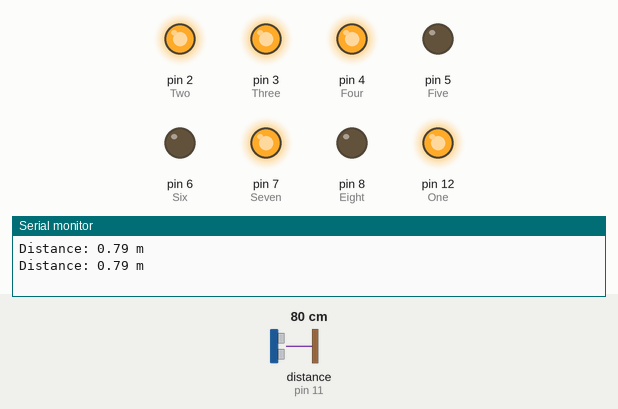
Recording of a sketch running on a simulated Arduino Uno, built with avr-gcc and run on an emulated ATmega328P. Shown: output pins drawn as LEDs (lit = HIGH), the last lines printed to the serial monitor. Wiring (inferred from the names in the program): ultrasonic range finder: trigger pin 10; echo pin 11. The inputs (shaded band) are chosen by the test bench; at power-on: distance to the obstacle (sensor on pin 11) 80 cm. The echo pulse lasts 58.3 µs per cm; pins used as bus, display or sensor lines are not drawn.

Above: at 1.8 s.
1.9 s: distance to the obstacle (sensor on pin 11) set to 74 cm
3.4 s: distance to the obstacle (sensor on pin 11) set to 68 cm
At 4.4 s:
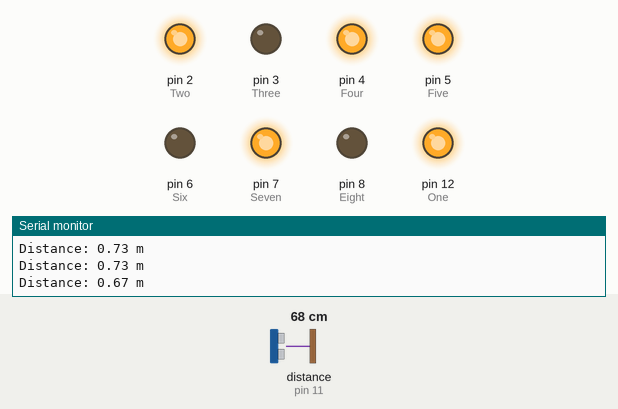
5.5 s: distance to the obstacle (sensor on pin 11) set to 44 cm
7.2 s: distance to the obstacle (sensor on pin 11) set to 36 cm
At 9.2 s:
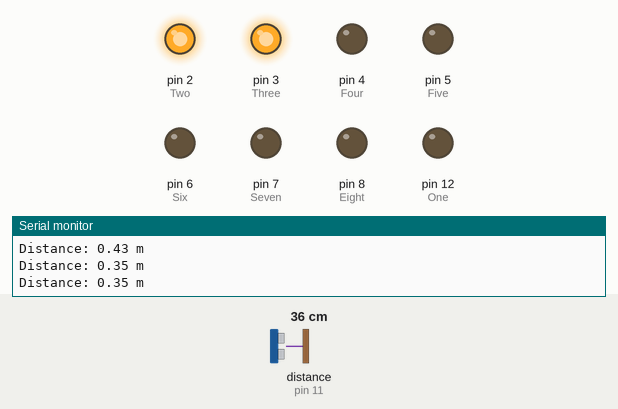
9.5 s: distance to the obstacle (sensor on pin 11) set to 12 cm
11.2 s: distance to the obstacle (sensor on pin 11) set to 9 cm
At 12.6 s:
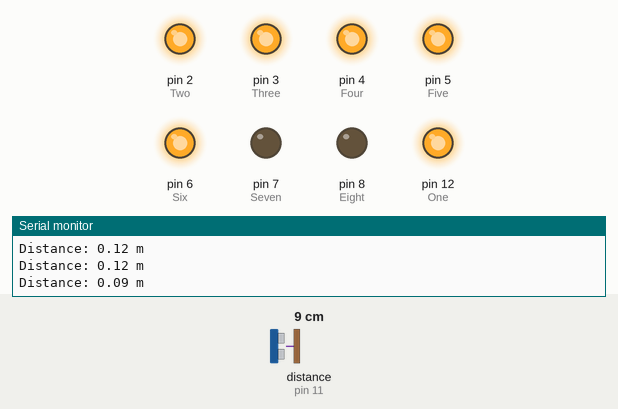
Timing chart, 0 to 14.2 s (numbered marks = the images above; inputs shaded):
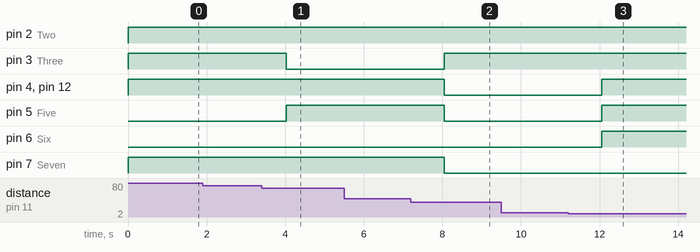

The sketch:

7SegWithLED_Arduino.ino
```cpp
#define One 12
#define Two 2
#define Three 3
#define Four 4
#define Five 5
#define Six 6
#define Seven 7
#define Eight 8
#define Echo 11
#define Trig 10

double duration; // Time taken for the echo pulse
float distance;  // Distance calculated in meters
int flag;

void setup() {
    // Set pin modes for LED outputs and sensor pins
    pinMode(One, OUTPUT);
    pinMode(Two, OUTPUT);
    pinMode(Three, OUTPUT);
    pinMode(Four, OUTPUT);
    pinMode(Five, OUTPUT);
    pinMode(Six, OUTPUT);
    pinMode(Seven, OUTPUT);
    pinMode(Eight, OUTPUT);
    pinMode(Trig, OUTPUT);
    pinMode(Echo, INPUT);

    // Start serial communication
    Serial.begin(9600);
}

// Function to reset all LEDs to LOW and prevent redundant switching
void low(int test) {
    if (test != flag) {
        digitalWrite(One, LOW);
        digitalWrite(Two, LOW);
        digitalWrite(Three, LOW);
        digitalWrite(Four, LOW);
        digitalWrite(Five, LOW);
        digitalWrite(Six, LOW);
        digitalWrite(Seven, LOW);
        digitalWrite(Eight, LOW);
        flag = test;
    }
}

void loop() {
    // Send a 10 µs pulse to the Trig pin
    digitalWrite(Trig, LOW);
    delayMicroseconds(2);
    digitalWrite(Trig, HIGH);
    delayMicroseconds(10);
    digitalWrite(Trig, LOW);

    // Measure the duration of the pulse
    duration = pulseIn(Echo, HIGH);

    // Calculate distance in meters
    distance = (duration * 0.034) / 2 / 100; // Speed of sound in cm/µs, divided by 100 for meters
    Serial.print("Distance: ");
    Serial.print(distance);
    Serial.println(" m");

    // Determine the LED pattern based on the distance
    int roundedDistance = -1; // Default case for out-of-range distances
   	if (distance > 0 && distance <= 0.1) roundedDistance = 0;
	else if (distance > 0.1 && distance <= 0.4) roundedDistance = 1;
	else if (distance > 0.4 && distance <= 0.7) roundedDistance = 2;
	else if (distance > 0.7 && distance <= 1.0) roundedDistance = 3;
	else if (distance > 1.0 && distance <= 1.3) roundedDistance = 4;
	else if (distance > 1.3 && distance <= 1.6) roundedDistance = 5;
	else if (distance > 1.6 && distance <= 1.9) roundedDistance = 6;
	else if (distance > 1.9 && distance <= 2.2) roundedDistance = 7;
	else if (distance > 2.2 && distance <= 2.5) roundedDistance = 8;
	else if (distance > 2.5 && distance <= 3.3) roundedDistance = 9;
	else roundedDistance = -1; // Out of range
    // Update LEDs using switch-case
    switch (roundedDistance) {
        case 9:
            low(9);
            digitalWrite(One, HIGH);
            digitalWrite(Two, HIGH);
            digitalWrite(Three, HIGH);
            digitalWrite(Four, HIGH);
            digitalWrite(Five, LOW);
            digitalWrite(Six, HIGH);
            digitalWrite(Seven, HIGH);
            break;

        case 8:
            low(8);
            digitalWrite(One, HIGH);
            digitalWrite(Two, HIGH);
            digitalWrite(Three, HIGH);
            digitalWrite(Four, HIGH);
            digitalWrite(Five, HIGH);
            digitalWrite(Six, HIGH);
            digitalWrite(Seven, HIGH);
            break;

        case 7:
            low(7);
            digitalWrite(One, HIGH);
            digitalWrite(Two, HIGH);
            digitalWrite(Three, HIGH);
            digitalWrite(Four, LOW);
            digitalWrite(Five, LOW);
            digitalWrite(Six, LOW);
            digitalWrite(Seven, LOW);
            break;

        case 6:
            low(6);
            digitalWrite(One, HIGH);
            digitalWrite(Two, LOW);
            digitalWrite(Three, HIGH);
            digitalWrite(Four, HIGH);
            digitalWrite(Five, HIGH);
            digitalWrite(Six, HIGH);
            digitalWrite(Seven, HIGH);
            break;

        case 5:
            low(5);
            digitalWrite(One, HIGH);
            digitalWrite(Two, LOW);
            digitalWrite(Three, HIGH);
            digitalWrite(Four, HIGH);
            digitalWrite(Five, LOW);
            digitalWrite(Six, HIGH);
            digitalWrite(Seven, HIGH);
            break;

        case 4:
            low(4);
            digitalWrite(One, LOW);
            digitalWrite(Two, HIGH);
            digitalWrite(Three, HIGH);
            digitalWrite(Four, LOW);
            digitalWrite(Five, LOW);
            digitalWrite(Six, HIGH);
            digitalWrite(Seven, HIGH);
            break;

        case 3:
            low(3);
            digitalWrite(One, HIGH);
            digitalWrite(Two, HIGH);
            digitalWrite(Three, HIGH);
            digitalWrite(Four, HIGH);
            digitalWrite(Five, LOW);
            digitalWrite(Six, LOW);
            digitalWrite(Seven, HIGH);
            break;

        case 2:
            low(2);
            digitalWrite(One, HIGH);
            digitalWrite(Two, HIGH);
            digitalWrite(Three, LOW);
            digitalWrite(Four, HIGH);
            digitalWrite(Five, HIGH);
            digitalWrite(Six, LOW);
            digitalWrite(Seven, HIGH);
            break;

        case 1:
            low(1);
            digitalWrite(One, LOW);
            digitalWrite(Two, HIGH);
            digitalWrite(Three, HIGH);
            digitalWrite(Four, LOW);
            digitalWrite(Five, LOW);
            digitalWrite(Six, LOW);
            digitalWrite(Seven, LOW);
            break;

        case 0:
            low(0);
            digitalWrite(One, HIGH);
            digitalWrite(Two, HIGH);
            digitalWrite(Three, HIGH);
            digitalWrite(Four, HIGH);
            digitalWrite(Five, HIGH);
            digitalWrite(Six, HIGH);
            digitalWrite(Seven, LOW);
            break;

        default: // For out-of-range distances
            low(-1);
            digitalWrite(Eight, HIGH);
            break;
    }

    delay(1000); // Delay before the next reading
}
```

Measured:
- the behaviour switches between 71 and 70 cm on distance to the obstacle (sensor on pin 11) (found by bisection; images 0 and 1)
- the behaviour switches between 41 and 40 cm on distance to the obstacle (sensor on pin 11) (found by bisection; images 1 and 2)
- the behaviour switches between 11 and 10 cm on distance to the obstacle (sensor on pin 11) (found by bisection; images 2 and 3)
- after the input at 3.4 s, pin 3 (Three): HIGH → LOW after 0.63 s; pin 5 (Five): LOW → HIGH after 0.63 s
- after the input at 7.2 s, pin 3 (Three): LOW → HIGH after 0.84 s; pin 4 (Four), pin 5 (Five), pin 7 (Seven), pin 12 (One): HIGH → LOW after 0.84 s
- after the input at 11.2 s, pin 4 (Four), pin 5 (Five), pin 6 (Six), pin 12 (One): LOW → HIGH after 0.85 s
